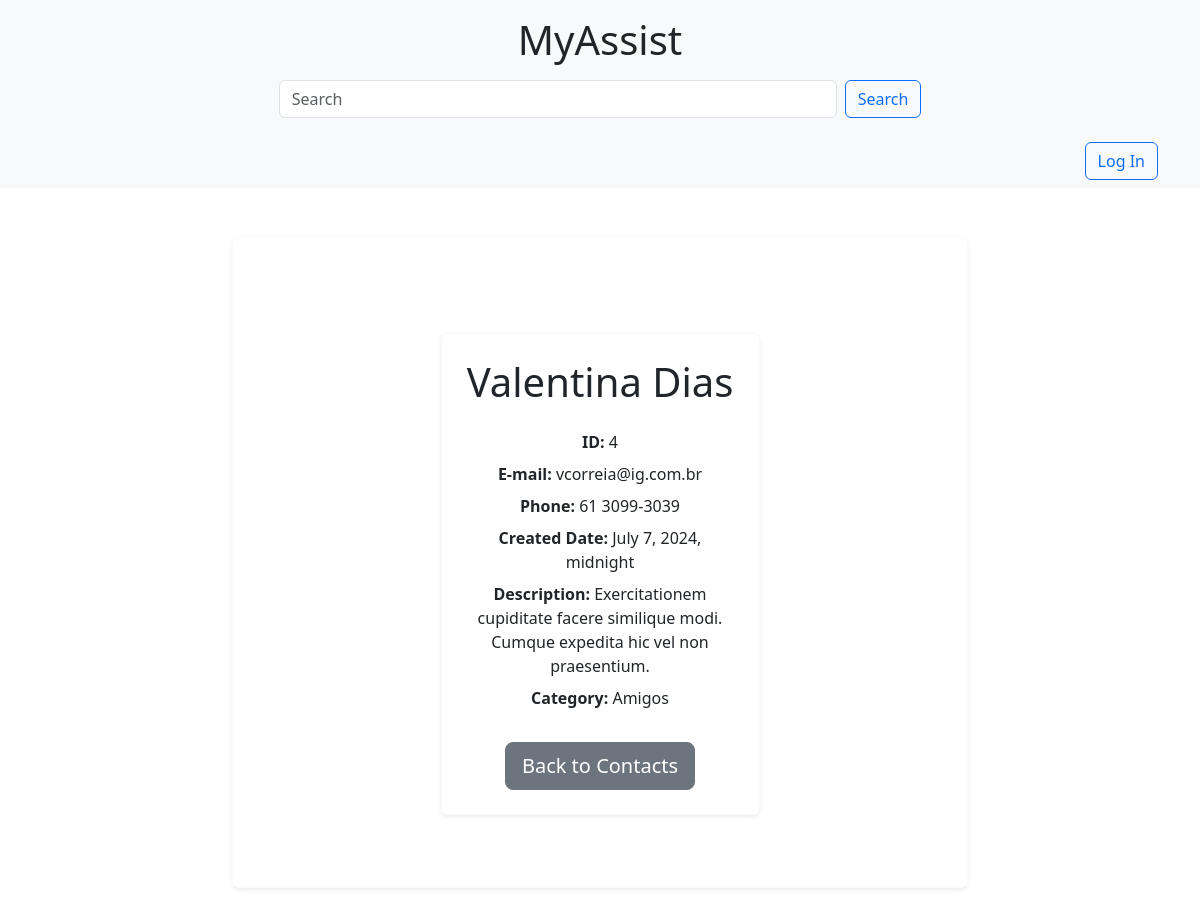
The app's page /contact/4/detail/ with its own data.
### accounts/models.py (models this page shows, shortened)
class Account(models.Model):
    first_name = models.CharField(max_length=50)
    last_name = models.CharField(max_length=50, blank=True)
    phone = models.CharField(max_length=50)
    email = models.EmailField(max_length=254)
    created_date = models.DateTimeField(default=timezone.now)
    description = models.TextField(blank=True)
    show = models.BooleanField(default=True)
    picture = models.ImageField(blank=True, upload_to='pictures/%Y/%m/')
    category = models.ForeignKey(
        Category, on_delete=models.SET_NULL, blank=True, null=True)
    owner = models.ForeignKey(
        User, on_delete=models.SET_NULL, blank=True, null=True)

class Category(models.Model):
    name = models.CharField(max_length=50)
    class Meta:
        verbose_name = 'Category'
        verbose_name_plural = 'Categories'

### accounts/views.py (the view)
# urls.py: path('contact/<int:contact_id>/detail/', contact, name='contact'),
def contact(request, contact_id):
    single_contact = get_object_or_404(Account, pk=contact_id, show=True)
    context = {
        'contact': single_contact,
    }
    return render(request, 'accounts/contact.html', context)

### accounts/templates/accounts/contact.html (shortened to what this page needs)
{% extends "accounts/base.html" %}
{% block content %}
<div class="container py-5">
    <div class="row justify-content-center">
        <div class="col-md-8 col-lg-6">
            <div class="card shadow-sm border-light">
                <div class="card-body p-4">
                    {% if contact %}
                    <h1 class="card-title mb-4">
                        {{ contact.first_name }} {{ contact.last_name }}
                    </h1>
                    <p class="mb-2"><strong>ID:</strong> {{ contact.id }}</p>
                    <p class="mb-2"><strong>E-mail:</strong> {{ contact.email }}</p>
                    <p class="mb-2"><strong>Phone:</strong> {{ contact.phone }}</p>
                    <p class="mb-2"><strong>Created Date:</strong> {{ contact.created_date }}</p>
                    <p class="mb-2"><strong>Description:</strong> {{ contact.description }}</p>
                    <p class="mb-2"><strong>Category:</strong> {{ contact.category.name }}</p>
                    {% else %}
                    <p>No contact information available.</p>
                    {% endif %}
                    <a class="btn btn-secondary btn-lg mt-4" href="{% url 'home' %}">Back to Contacts</a>
                </div>
            </div>
        </div>
    </div>
</div>
{% endblock %}

### records on screen
Account: first_name "Valentina", last_name "Dias", id "4", email "vcorreia@ig.com.br", phone "61 3099-3039", created_date "July 7, 2024, midnight", description "Exercitationem cupiditate facere similique modi. Cumque expedita hic vel non praesentium.", category.name "Amigos"
